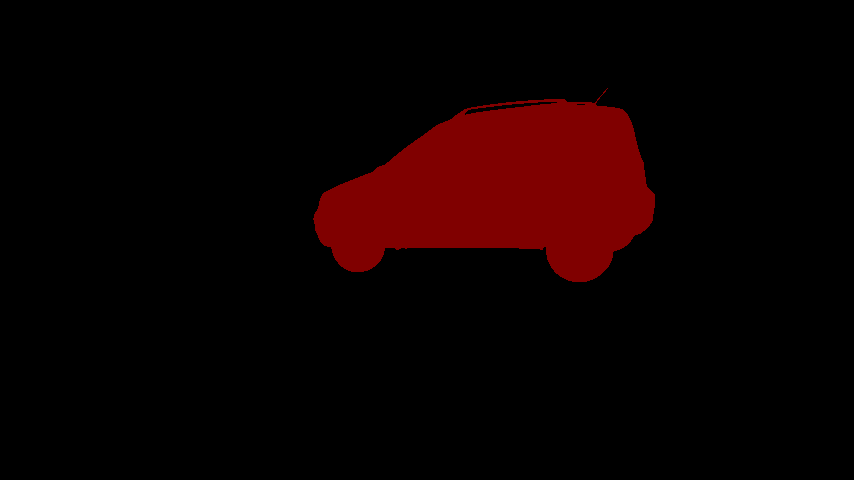
#> input picture input/davis2017/Annotations/480p/car-shadow/00000.png, 854 x 480 px, found by its file name
$ python generate_bbox.py
#> lines starting #> are read from the running program, lines starting #| are printed output that depends on the picture; after the words box and inside, x2 and y2 are one past the last pixel; in counts of white or black regions, pixels touching at a corner belong together
import cv2
import os

# Base folder for annotation masks
annotations_base = r"D:\Thesis\thesis-temporal-deid\input\davis2017\Annotations\480p"

# Folder to save all bbox files (create this folder to keep things tidy)
bbox_output_folder = r"D:\Thesis\thesis-temporal-deid\input\davis2017\bboxes"

# Create the bbox folder if it doesn't exist
os.makedirs(bbox_output_folder, exist_ok=True)

# Get list of sequence folders inside Annotations
sequences = [d for d in os.listdir(annotations_base) if os.path.isdir(os.path.join(annotations_base, d))]

for seq in sequences:
    mask_path = os.path.join(annotations_base, seq, "00000.png")
    bbox_txt_path = os.path.join(bbox_output_folder, f"bbox_{seq}.txt")

    mask = cv2.imread(mask_path, cv2.IMREAD_GRAYSCALE)
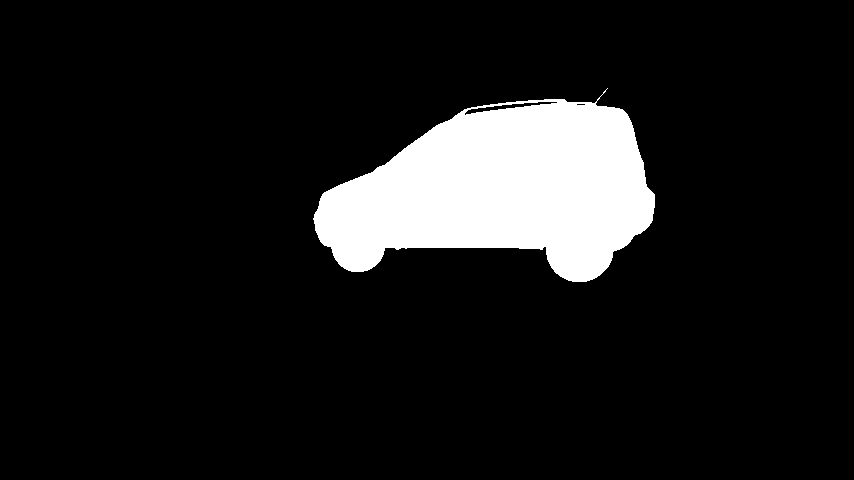
#> mask: shape (480, 854); values 0 (black) and 38 (white), 10.2% white; 1 white region
    if mask is None:
        print(f"Mask not found for sequence '{seq}', skipping.")
        continue

    contours, _ = cv2.findContours(mask, cv2.RETR_EXTERNAL, cv2.CHAIN_APPROX_SIMPLE)
#> contours = 1 contour; box (x1, y1, x2, y2) and area: (313, 88, 655, 282) 41635
    if not contours:
        print(f"No contours found in mask for '{seq}', skipping.")
        continue

    largest_contour = max(contours, key=cv2.contourArea)
#> largest_contour = contour of 352 points, box (x1, y1, x2, y2) (313, 88, 655, 282), area 41635
    x, y, w, h = cv2.boundingRect(largest_contour)
#> x = 313; y = 88; w = 342; h = 194
    x2, y2 = x + w, y + h
#> x2 = 655; y2 = 282

    with open(bbox_txt_path, "w") as f:
        f.write(f"{x},{y},{x2},{y2}\n")

    print(f"Saved bbox for '{seq}' to '{bbox_txt_path}'")
